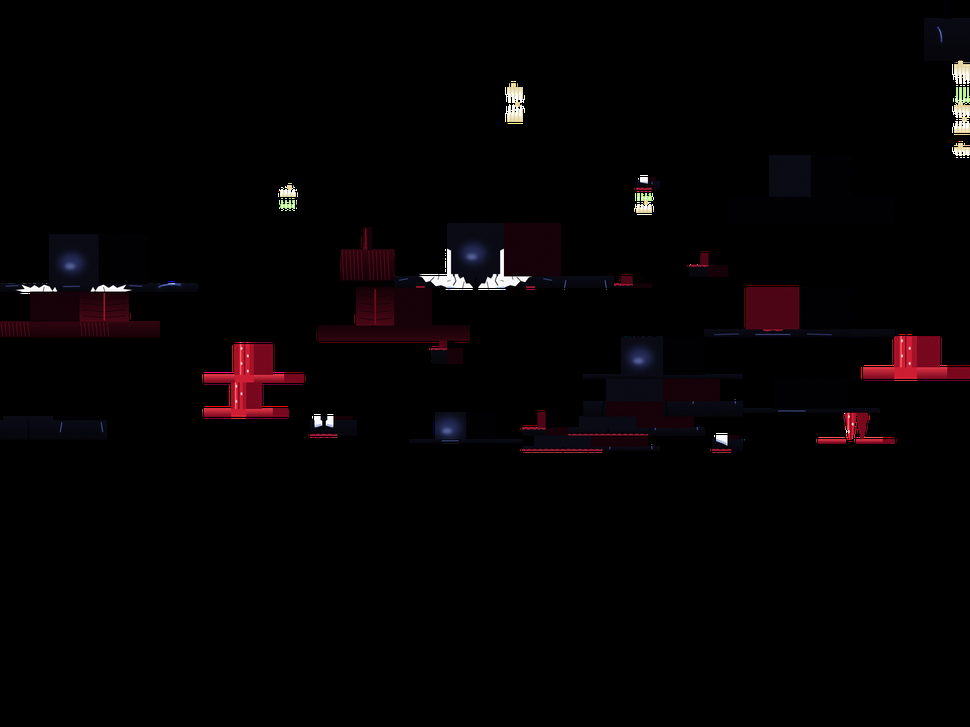
#> input picture tools/data/bighead_source.png, 970 x 727 px, shrunk from 1536 x 1152 before the run
$ python -i bbmodel_geckolib.py   (imports and definitions only)
#> lines starting #> are read from the running program, lines starting #| are printed output that depends on the picture
"""
Turns a Blockbench .bbmodel (any format) into the three files GeckoLib 5 reads, the way Blockbench's own GeckoLib
export writes them:
  <assets>/geckolib/models/entity/<name>.geo.json        bones and cubes (Bedrock geometry 1.12.0)
  <assets>/geckolib/animations/entity/<name>.animation.json
  <assets>/textures/entity/<name>.png                    every texture the faces use, stacked on one sheet

GeckoLib draws a model with one texture, so a model painted on several (a body, a sword, a buckler) has them stacked
top to bottom and every face given its own UV on the sheet (per-face UVs, which also keep different resolutions
apart). Box-UV cubes are written per face as well; their faces already hold the box layout (mirroring included).

Space and signs are Blockbench's Bedrock export's: a bone's pivot and a cube's origin flip x (a cube's origin is its
corner at -to.x), bone and cube rotations flip x and y, and the up and down faces' UVs are written from the far corner.
Animation keyframes: GeckoLib reads rotations with x and y turned round (and draws position x turned round), as the
Bedrock and GeckoLib formats store them. A project in any other format (free, modded entity: the Workshop models and
ours) stores them the Java model way, so its rotation x and y and position x are written turned round (checked against
GeckoLib 5.5.7's own math: without it the Skeleton Lord's head and staff swung behind him).

Run from the project root (needs Pillow):
  py -3 -I tools/bbmodel_geckolib.py <model.bbmodel> <assets dir> <name> [--drop a,b] [--anims a,b] [--rename old=new,...]
--drop: leave these bones (and their children) out. --anims: only these animations (their names after the last dot).
--rename: give animations new names (after --anims picks them).
"""
import base64
import io
import json
import os
import sys

from PIL import Image

POSE_LENGTH = 0.05
# Blockbench project formats whose keyframes are already Bedrock's (GeckoLib's) way round; every other format (free,
# modded entity, Java) keeps them the Java model way: rotation x and y and position x the other way round
BEDROCK_FORMATS = ("bedrock", "bedrock_old", "animated_entity_model")


def r4(v):
	return round(v, 4) if isinstance(v, float) else v


def load_textures(data):
	out = []
	for t in data["textures"]:
		img = Image.open(io.BytesIO(base64.b64decode(t["source"].split(",", 1)[1]))).convert("RGBA")
		uw = t.get("uv_width") or data.get("resolution", {}).get("width") or img.width
		uh = t.get("uv_height") or data.get("resolution", {}).get("height") or img.height
		frame = round(img.width * uh / uw)
		if 0 < frame < img.height and img.height % frame == 0:
			img = img.crop((0, 0, img.width, frame))
		out.append((t, img, uw, uh))
	return out


# [202 lines left out: functions number, convert, main, not called in this run]


# [2 lines not run here, left out]

>>> import cv2
>>> picture = cv2.imread('data/bighead_source.png', cv2.IMREAD_GRAYSCALE)
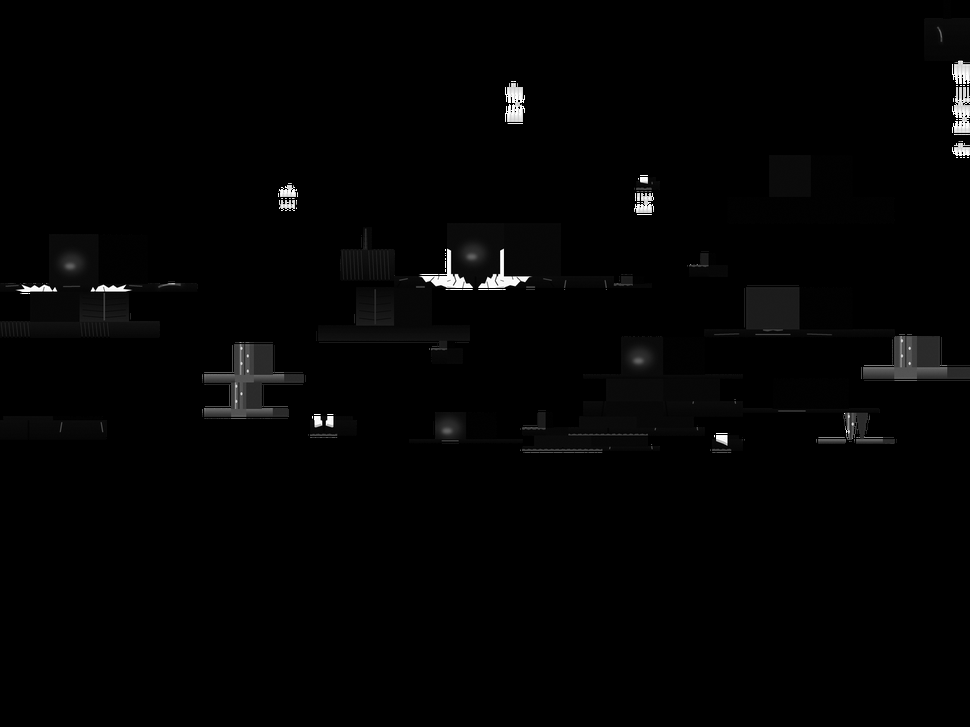
#> picture: shape (727, 970); min 0, max 255, mean 3.2
#> (the run stopped early here; a loop or call above may not have finished)
